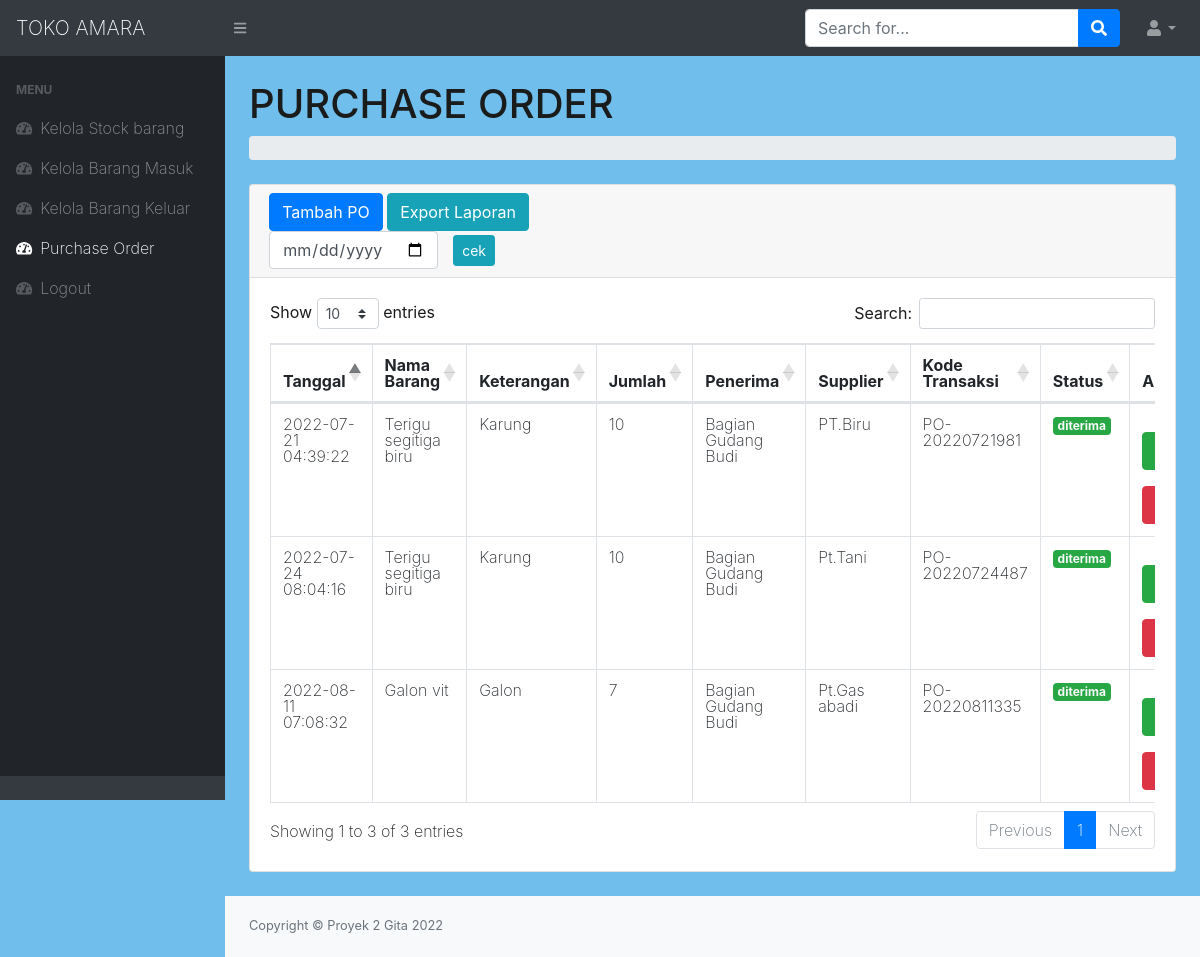
Screenshot of /PO.php with the database file from the repository.
### tables this page shows
CREATE TABLE `po` (
  `idpo` int(150) NOT NULL,
  `idbarang` int(50) NOT NULL,
  `tanggal` timestamp NOT NULL DEFAULT current_timestamp(),
  `keterangan` varchar(50) NOT NULL,
  `qty` int(25) NOT NULL,
  `kode_transaksi` varchar(50) NOT NULL,
  `Status` int(11) NOT NULL,
  `penerima` varchar(150) NOT NULL,
  `Supplier` varchar(25) NOT NULL
);

CREATE TABLE `stock` (
  `idbarang` int(11) NOT NULL,
  `image` varchar(99) DEFAULT NULL,
  `namabarang` varchar(50) NOT NULL,
  `keterangan` varchar(50) NOT NULL,
  `stock` int(11) NOT NULL
);

### PO.php (the view, shortened to what this page needs)
<?php
require 'function.php';
?>
<!DOCTYPE html>
<html lang="en">
    <head>
        <link href="css/styles.css" rel="stylesheet" />
        <link href="https://cdn.datatables.net/1.10.20/css/dataTables.bootstrap4.min.css" rel="stylesheet" />
    </head>
    <body class="sb-nav-fixed">
        <nav class="sb-topnav navbar navbar-expand navbar-dark bg-dark">
            <a class="navbar-brand" href="index.php">TOKO AMARA </a>
            <button class="btn btn-link btn-sm order-1 order-lg-0" id="sidebarToggle" href="#"><i class="fas fa-bars"></i></button>
            <form method="get" action="stock.php"  class="d-none d-md-inline-block form-inline ml-auto mr-0 mr-md-3 my-2 my-md-0">
                <div class="input-group">
                    <input name="search" class="form-control" type="text" placeholder="Search for..." aria-label="Search" aria-describedby="basic-addon2" />
                    <div class="input-group-append">
                        <button class="btn btn-primary" type="submit"><i class="fas fa-search"></i></button>
                    </div>
                </div>
            </form>
            <ul class="navbar-nav ml-auto ml-md-0">
                <li class="nav-item dropdown">
                    <a class="nav-link dropdown-toggle" id="userDropdown" href="#" role="button" data-toggle="dropdown" aria-haspopup="true" aria-expanded="false"><i class="fas fa-user fa-fw"></i></a>
                </li>
            </ul>
        </nav>
        <div id="layoutSidenav">
            <div id="layoutSidenav_nav">
            <?php require 'menu.php';?>
            </div>
            <div id="layoutSidenav_content">
                <main>
                    <div class="container-fluid">
                        <h1 class="mt-4">PURCHASE ORDER</h1>
                        <ol class="breadcrumb mb-4">
                        </ol>
                        <div class="card mb-4">
                            <div class="card-header">
                            <button type="button" class="btn btn-primary" data-toggle="modal" data-target="#myModal">
                            Tambah PO
                            </button>
                            <a href="export po.php?tgl=<?=$_GET['tgl']?>" class="btn btn-info"> Export Laporan </a>
                            <form method="GET" class="form-inline">
                                <input class="form-control" type="date" name="tgl" value="<?=$_GET['tgl']?>" style="margin-right:15px"/>
                                <input type="submit" class="btn btn-sm btn-info" value="cek"/>
                            </form>
                        </div>
                            <div class="card-body">
                                <div class="table-responsive">
                                    <table class="table table-bordered" id="dataTable" width="100%" cellspacing="0">
                                        <thead>
                                            <tr>
                                                <th>Tanggal</th>
                                                <th>Nama Barang</th>
                                                <th>Keterangan</th>
                                                <th>Jumlah</th>
                                                <th>Penerima</th>
                                                <th>Supplier</th>
                                                <th>Kode Transaksi</th>
                                                <th>Status</th>
                                                <th>Aksi</th>
                                            </tr>
                                        </thead>
                                        <tbody>
                                        <?php
                                        $tgl=isset($_GET['tgl'])?"AND DATE(tanggal) = '".$_GET['tgl']."'":'';
                                            $ambilsemuadatastock = mysqli_query($conn,"select * from po a, stock s where s.idbarang = a.idbarang $tgl");
                                            while($data=mysqli_fetch_array($ambilsemuadatastock)){
                                                    $tanggal= $data['tanggal'];
                                                    $namabarang = $data['namabarang'];
                                                    $keterangan = $data['keterangan'];
                                                    $qty = $data['qty'];
                                                    $penerima = $data['penerima'];
                                                    $Supplier = $data['Supplier'];
                                                    $kode_transaksi = $data['kode_transaksi'];
                                                    $status = $data['Status'];
                                                    $idpo= $data['idpo'];
                                            ?>
                                            <tr>
                                                <td><?=$tanggal;?></td>
                                                <td><?=$namabarang;?></td>
                                                <td><?=$keterangan?></td>
                                                <td><?=$qty;?></td>
                                                <td><?=$penerima;?></td>
                                                <td><?=$Supplier;?></td>
                                                <td><?=$kode_transaksi;?></td>
                                                <td><?php if($status==0):?>
                                                    <span class="badge bg-secondary text-light" >Belum diterima</span>
                                                    <?php else: ?>
                                                    <span class="badge bg-success text-light">diterima</span>
                                                    <?php endif ?></td>
                                                <td>
                                                    <br>
                                                <button type="button" class="btn btn-success" data-toggle="modal" data-target="#approve<?=$idpo;?>">
                                                </button>
                                                <br>
                                                <button type="button" class="btn btn-danger" data-toggle="modal" data-target="#delete<?=$idpo;?>">
                                                </button>
                                                </td>
                                            </tr>
                                            <?php
                                            };
                                            ?>
                                        </tbody>
                                    </table>
                                </div>
                            </div>
                        </div>
                    </div>
                </main>
                <footer class="py-4 bg-light mt-auto">
                    <div class="container-fluid">
                        <div class="d-flex align-items-center justify-content-between small">
                            <div class="text-muted">Copyright &copy; Proyek 2 Gita 2022</div>
                        </div>
                    </div>
                </footer>
            </div>
        </div>
    </body>
</html>

### rows the page displays
po: tanggal "2022-07-21 04:39:22", idbarang.namabarang "Terigu segitiga biru", idbarang.keterangan "Karung", qty "10", penerima "Bagian Gudang Budi", Supplier "PT.Biru", kode_transaksi "PO-20220721981", Status "diterima"
po: tanggal "2022-07-24 08:04:16", idbarang.namabarang "Terigu segitiga biru", idbarang.keterangan "Karung", qty "10", penerima "Bagian Gudang Budi", Supplier "Pt.Tani", kode_transaksi "PO-20220724487", Status "diterima"
po: tanggal "2022-08-11 07:08:32", idbarang.namabarang "Galon vit", idbarang.keterangan "Galon", qty "7", penerima "Bagian Gudang Budi", Supplier "Pt.Gas abadi", kode_transaksi "PO-20220811335", Status "diterima"
